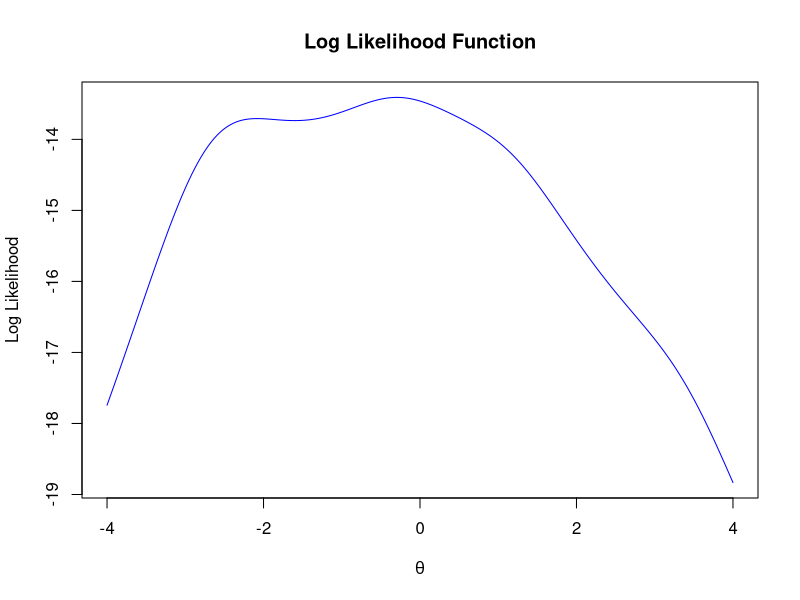
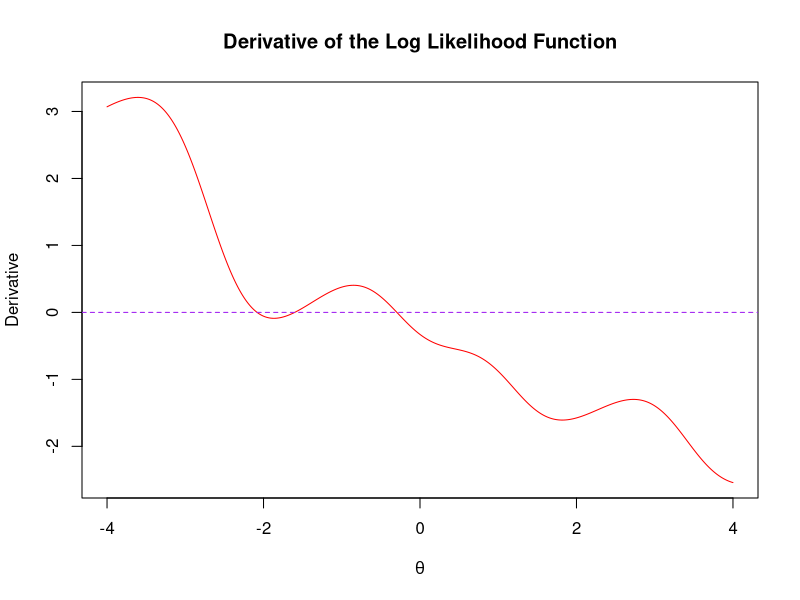

Write the R code that produced these figures, in order.
log_likeli <- function() {
  x <- c(-2.8, 3.4, 1.2, -0.3, -2.6)
  n <- length(x)
  theta_values <- seq(-4, 4, by = 0.01)

  log_likelihood <- sapply(theta_values, function(b) -n * log(pi) - sum(log(1 + (x - b)^2)))
  derivative <- sapply(theta_values, function(b) sum(2 * (x - b) / (1 + (x - b)^2)))

  # Plot log-likelihood
  plot(theta_values, log_likelihood, type = "l", col = "blue",
       main = "Log Likelihood Function",
       xlab = expression(theta), ylab = "Log Likelihood")

  # Plot the derivative
  plot(theta_values, derivative, type = "l", col = "red",
       main = "Derivative of the Log Likelihood Function",
       xlab = expression(theta), ylab = "Derivative")
  abline(h = 0, col = "purple", lty = 2)

  secant<-function(f,x0, x1,epsilon, max_iter){
iterations<-0
while(iterations<=max_iter){

}

  }
}

log_likeli()
